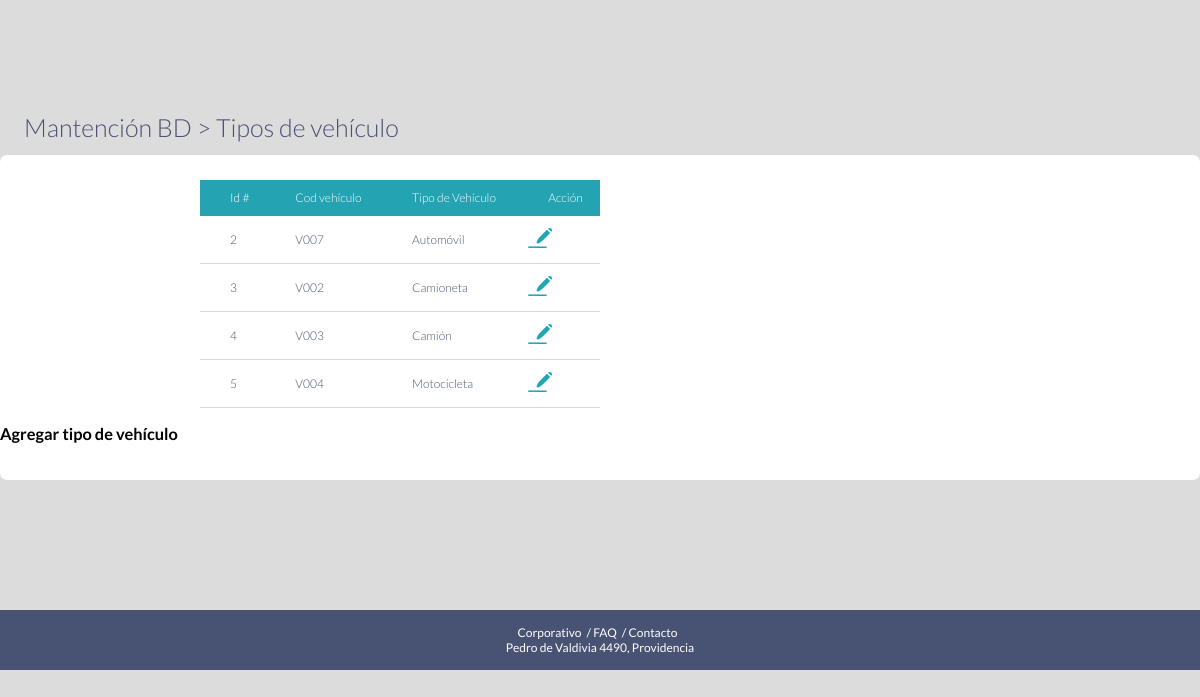
Page /editar_vehiculos/ on the committed database.
### web_base/models.py (models this page shows, shortened)
class TipoVehiculo(models.Model):
    cod_vehiculo = models.CharField(max_length=100, null=False,verbose_name="Código vehículo")
    tipo_vehiculo = models.CharField(max_length=100, null=False,verbose_name="Tipo vehículo")
    creado_el = models.DateTimeField(auto_now_add=True, verbose_name='Creado el')
    class Meta:
        verbose_name = 'Tipo de vehículo'
        verbose_name_plural = 'Tipos de vehículos'
        ordering = ['-creado_el']

### web_base/views.py (the view)
# urls.py: path('editar_vehiculos/',TipoVehiculoListView.as_view(),name='editar_tipo_vehiculo'),
class TipoVehiculoListView(ListView):
    model = TipoVehiculo
    context_object_name= 'tipo_vehiculos'
    class Meta:
        ordering = ['tipo_vehiculos']
    def get_context_data(self,**kwarg):
        context = super().get_context_data(**kwarg)
        context['tipo_vehiculos'] = context['tipo_vehiculos'] #filtra las tareas del usuario que está logeado en el momento
        return context

### web_base/templates/web_base/tipovehiculo_list.html (shortened to what this page needs)
{% extends 'layout.html' %}
{% load static%}
{% block content %}
    <div class="titulos"><a href="{% url 'mantencion' %}">Mantención BD > </a>Tipos de vehículo</div>
    <div id="base">
<table class="tabla_general">
    <tr class="tr_general">
        <th class="th_general">Id #</th>
        <th class="th_general">Cod vehículo</th>
        <th class="th_general">Tipo de Vehículo</th>
        <th class="th_general">Acción</th>
    </tr>
    {% for tipo_vehiculo in tipo_vehiculos%}
        {% if tipo_vehiculo.tipo_vehiculo and tipo_vehiculo.cod_vehiculo %}
        <tr class="tr_general">
            <td class="th_general">{{tipo_vehiculo.id }}</td>
            <td class="th_general"> {{tipo_vehiculo.cod_vehiculo }}</td>
            <td class="th_general">{{tipo_vehiculo.tipo_vehiculo}} </a></td>
            <td class="td_general"><a href="{% url 'editar_tipo_vehiculo' %}{{tipo_vehiculo.id}}">
                <img src="{% static 'iconos/editar.png' %}" alt="Ver">
                </a>
            </td>
        </tr>
        {% endif %}
    {% endfor %}
    </table>
<p>
    <a href="{% url 'editar_tipo_vehiculo' %}"><h3>Agregar tipo de vehículo</h3></a>
    </p>
{% endblock %}

### web_base/static/css/style.css (style rules this page uses)
body { background: rgb(220, 220, 220); font-family: 'Lato', sans-serif; color: #485272; margin-left: 0; margin-top:40px; width: 100%; height:100%; }
a { text-decoration: none!important; color: black; }
html { scroll-behavior: smooth; }
#base { background: white; border-radius: 7px; padding-top: 5px; padding-left: 0px; padding-bottom: 20px; margin-top: 13px; margin-bottom: 130px; font-size: 14px; }
.titulos { margin-top: 100px; font-weight: 350; margin-top: 30px; font-size: 25px; padding-left: 24px; color:#485272; padding-top:72px; }
.titulos a { color:#485272; }
table { width: 100%; text-align: left; border-collapse:collapse ; margin-top: 20px; margin-left: 0; }
th,td { padding:10px; font-weight: 300; font-size: 12px; }
th { background-color: #24a4b2; border-bottom: solid 1px grey; color:white; }
tr:nth-child(even) { background-color: rgb(236, 235, 235); }
.tabla_general { width: 400px; text-align: left; border-collapse:collapse ; margin-left: 200px; }
.tr_general { border-bottom: 1px solid rgb(218, 218, 218); }
.tr_general:nth-child(even) { background-color:white; border-bottom: 1px solid rgb(218, 218, 218); }
.td_general { padding-left: 10px; }
.th_general { padding-left: 30px; }

### rows in the picture
TipoVehiculo: id "2", cod_vehiculo "V007", tipo_vehiculo "Automóvil"
TipoVehiculo: id "3", cod_vehiculo "V002", tipo_vehiculo "Camioneta"
TipoVehiculo: id "4", cod_vehiculo "V003", tipo_vehiculo "Camión"
TipoVehiculo: id "5", cod_vehiculo "V004", tipo_vehiculo "Motocicleta"
